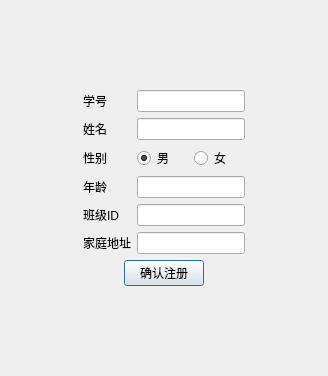
<?xml version="1.0" encoding="UTF-8"?>
<ui version="4.0">
 <class>CDialog_Register</class>
 <widget class="QDialog" name="CDialog_Register">
  <property name="geometry">
   <rect>
    <x>0</x>
    <y>0</y>
    <width>328</width>
    <height>376</height>
   </rect>
  </property>
  <property name="windowTitle">
   <string>Dialog</string>
  </property>
  <layout class="QVBoxLayout" name="verticalLayout">
   <item>
    <spacer name="verticalSpacer">
     <property name="orientation">
      <enum>Qt::Vertical</enum>
     </property>
     <property name="sizeHint" stdset="0">
      <size>
       <width>20</width>
       <height>40</height>
      </size>
     </property>
    </spacer>
   </item>
   <item>
    <layout class="QHBoxLayout" name="horizontalLayout_4">
     <item>
      <spacer name="horizontalSpacer_3">
       <property name="orientation">
        <enum>Qt::Horizontal</enum>
       </property>
       <property name="sizeHint" stdset="0">
        <size>
         <width>40</width>
         <height>20</height>
        </size>
       </property>
      </spacer>
     </item>
     <item>
      <layout class="QGridLayout" name="gridLayout">
       <item row="0" column="1">
        <widget class="QLineEdit" name="lineEdit_ID"/>
       </item>
       <item row="5" column="1">
        <widget class="QLineEdit" name="lineEdit_Adr"/>
       </item>
       <item row="4" column="1">
        <widget class="QLineEdit" name="lineEdit_CourseID"/>
       </item>
       <item row="5" column="0">
        <widget class="QLabel" name="label_5">
         <property name="text">
          <string>家庭地址</string>
         </property>
        </widget>
       </item>
       <item row="1" column="0">
        <widget class="QLabel" name="label_2">
         <property name="text">
          <string>姓名</string>
         </property>
        </widget>
       </item>
       <item row="2" column="0">
        <widget class="QLabel" name="label_4">
         <property name="text">
          <string>性别</string>
         </property>
        </widget>
       </item>
       <item row="0" column="0">
        <widget class="QLabel" name="label">
         <property name="text">
          <string>学号</string>
         </property>
        </widget>
       </item>
       <item row="1" column="1">
        <widget class="QLineEdit" name="lineEdit_Name"/>
       </item>
       <item row="3" column="0">
        <widget class="QLabel" name="label_3">
         <property name="text">
          <string>年龄</string>
         </property>
        </widget>
       </item>
       <item row="2" column="1">
        <layout class="QHBoxLayout" name="horizontalLayout">
         <item>
          <widget class="QRadioButton" name="radioButton_Man">
           <property name="text">
            <string>男</string>
           </property>
           <property name="checked">
            <bool>true</bool>
           </property>
          </widget>
         </item>
         <item>
          <widget class="QRadioButton" name="radioButton_Woman">
           <property name="text">
            <string>女</string>
           </property>
          </widget>
         </item>
        </layout>
       </item>
       <item row="3" column="1">
        <widget class="QLineEdit" name="lineEdit_Age"/>
       </item>
       <item row="4" column="0">
        <widget class="QLabel" name="label_6">
         <property name="text">
          <string>班级ID</string>
         </property>
        </widget>
       </item>
      </layout>
     </item>
     <item>
      <spacer name="horizontalSpacer_4">
       <property name="orientation">
        <enum>Qt::Horizontal</enum>
       </property>
       <property name="sizeHint" stdset="0">
        <size>
         <width>40</width>
         <height>20</height>
        </size>
       </property>
      </spacer>
     </item>
    </layout>
   </item>
   <item>
    <layout class="QHBoxLayout" name="horizontalLayout_2">
     <item>
      <spacer name="horizontalSpacer_2">
       <property name="orientation">
        <enum>Qt::Horizontal</enum>
       </property>
       <property name="sizeHint" stdset="0">
        <size>
         <width>40</width>
         <height>20</height>
        </size>
       </property>
      </spacer>
     </item>
     <item>
      <widget class="QPushButton" name="pushButton_OK">
       <property name="text">
        <string>确认注册</string>
       </property>
      </widget>
     </item>
     <item>
      <spacer name="horizontalSpacer">
       <property name="orientation">
        <enum>Qt::Horizontal</enum>
       </property>
       <property name="sizeHint" stdset="0">
        <size>
         <width>40</width>
         <height>20</height>
        </size>
       </property>
      </spacer>
     </item>
    </layout>
   </item>
   <item>
    <spacer name="verticalSpacer_2">
     <property name="orientation">
      <enum>Qt::Vertical</enum>
     </property>
     <property name="sizeHint" stdset="0">
      <size>
       <width>20</width>
       <height>40</height>
      </size>
     </property>
    </spacer>
   </item>
  </layout>
 </widget>
 <tabstops>
  <tabstop>lineEdit_ID</tabstop>
  <tabstop>lineEdit_Name</tabstop>
  <tabstop>radioButton_Man</tabstop>
  <tabstop>radioButton_Woman</tabstop>
  <tabstop>lineEdit_Age</tabstop>
  <tabstop>lineEdit_CourseID</tabstop>
  <tabstop>lineEdit_Adr</tabstop>
  <tabstop>pushButton_OK</tabstop>
 </tabstops>
 <resources/>
 <connections/>
</ui>
